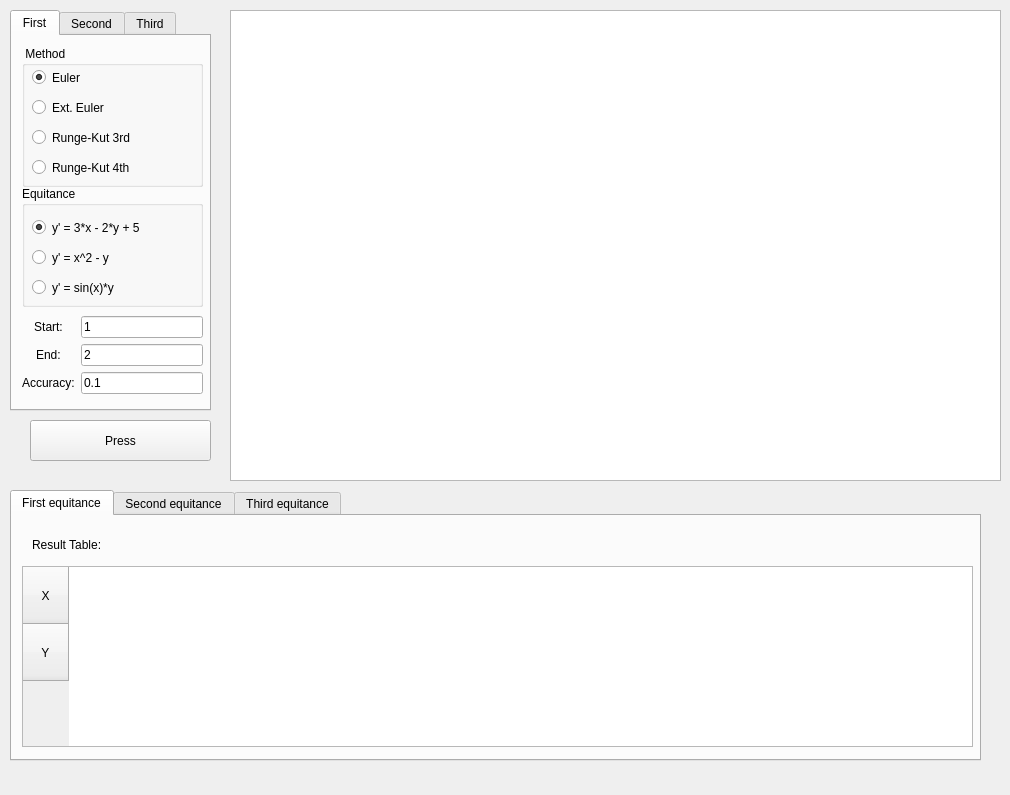
<?xml version="1.0" encoding="UTF-8"?>
<ui version="4.0">
 <class>MainWindow</class>
 <widget class="QMainWindow" name="MainWindow">
  <property name="geometry">
   <rect>
    <x>0</x>
    <y>0</y>
    <width>1010</width>
    <height>795</height>
   </rect>
  </property>
  <property name="windowTitle">
   <string>MainWindow</string>
  </property>
  <widget class="QWidget" name="centralwidget">
   <widget class="PlotWidget" name="graphicsView">
    <property name="geometry">
     <rect>
      <x>230</x>
      <y>10</y>
      <width>771</width>
      <height>471</height>
     </rect>
    </property>
   </widget>
   <widget class="QPushButton" name="btn">
    <property name="geometry">
     <rect>
      <x>30</x>
      <y>420</y>
      <width>181</width>
      <height>41</height>
     </rect>
    </property>
    <property name="text">
     <string>Press</string>
    </property>
   </widget>
   <widget class="QTabWidget" name="tab1">
    <property name="geometry">
     <rect>
      <x>10</x>
      <y>490</y>
      <width>971</width>
      <height>271</height>
     </rect>
    </property>
    <property name="currentIndex">
     <number>0</number>
    </property>
    <widget class="QWidget" name="tab">
     <attribute name="title">
      <string>First equitance</string>
     </attribute>
     <widget class="QLabel" name="label_4">
      <property name="geometry">
       <rect>
        <x>20</x>
        <y>20</y>
        <width>261</width>
        <height>17</height>
       </rect>
      </property>
      <property name="text">
       <string>Result Table:</string>
      </property>
     </widget>
     <widget class="QTableWidget" name="result_table">
      <property name="geometry">
       <rect>
        <x>10</x>
        <y>50</y>
        <width>951</width>
        <height>181</height>
       </rect>
      </property>
      <attribute name="horizontalHeaderMinimumSectionSize">
       <number>57</number>
      </attribute>
      <attribute name="verticalHeaderDefaultSectionSize">
       <number>57</number>
      </attribute>
      <row>
       <property name="text">
        <string>     X     </string>
       </property>
      </row>
      <row>
       <property name="text">
        <string>     Y     </string>
       </property>
      </row>
     </widget>
    </widget>
    <widget class="QWidget" name="tab_2">
     <attribute name="title">
      <string>Second equitance</string>
     </attribute>
     <widget class="QTableWidget" name="result_table_2">
      <property name="geometry">
       <rect>
        <x>10</x>
        <y>50</y>
        <width>951</width>
        <height>181</height>
       </rect>
      </property>
      <attribute name="horizontalHeaderMinimumSectionSize">
       <number>57</number>
      </attribute>
      <attribute name="verticalHeaderDefaultSectionSize">
       <number>57</number>
      </attribute>
      <row>
       <property name="text">
        <string>     X     </string>
       </property>
      </row>
      <row>
       <property name="text">
        <string>     Y     </string>
       </property>
      </row>
     </widget>
     <widget class="QLabel" name="label_5">
      <property name="geometry">
       <rect>
        <x>20</x>
        <y>20</y>
        <width>261</width>
        <height>17</height>
       </rect>
      </property>
      <property name="text">
       <string>Result Table:</string>
      </property>
     </widget>
    </widget>
    <widget class="QWidget" name="tab_3">
     <attribute name="title">
      <string>Third equitance</string>
     </attribute>
     <widget class="QLabel" name="label_6">
      <property name="geometry">
       <rect>
        <x>20</x>
        <y>20</y>
        <width>261</width>
        <height>17</height>
       </rect>
      </property>
      <property name="text">
       <string>Result Table:</string>
      </property>
     </widget>
     <widget class="QTableWidget" name="result_table_3">
      <property name="geometry">
       <rect>
        <x>10</x>
        <y>50</y>
        <width>951</width>
        <height>181</height>
       </rect>
      </property>
      <attribute name="horizontalHeaderMinimumSectionSize">
       <number>57</number>
      </attribute>
      <attribute name="verticalHeaderDefaultSectionSize">
       <number>57</number>
      </attribute>
      <row>
       <property name="text">
        <string>     X     </string>
       </property>
      </row>
      <row>
       <property name="text">
        <string>     Y     </string>
       </property>
      </row>
     </widget>
    </widget>
   </widget>
   <widget class="QTabWidget" name="tab2">
    <property name="geometry">
     <rect>
      <x>10</x>
      <y>10</y>
      <width>201</width>
      <height>401</height>
     </rect>
    </property>
    <property name="currentIndex">
     <number>0</number>
    </property>
    <widget class="QWidget" name="tab_4">
     <attribute name="title">
      <string>First</string>
     </attribute>
     <widget class="QGroupBox" name="groupBox">
      <property name="geometry">
       <rect>
        <x>10</x>
        <y>10</y>
        <width>181</width>
        <height>141</height>
       </rect>
      </property>
      <property name="title">
       <string> Method</string>
      </property>
      <widget class="QRadioButton" name="euler_method">
       <property name="geometry">
        <rect>
         <x>10</x>
         <y>20</y>
         <width>112</width>
         <height>23</height>
        </rect>
       </property>
       <property name="text">
        <string>Euler</string>
       </property>
       <property name="checked">
        <bool>true</bool>
       </property>
      </widget>
      <widget class="QRadioButton" name="ext_euler_method">
       <property name="geometry">
        <rect>
         <x>10</x>
         <y>50</y>
         <width>112</width>
         <height>23</height>
        </rect>
       </property>
       <property name="text">
        <string>Ext. Euler</string>
       </property>
      </widget>
      <widget class="QRadioButton" name="runge_kut_3_method">
       <property name="geometry">
        <rect>
         <x>10</x>
         <y>80</y>
         <width>131</width>
         <height>23</height>
        </rect>
       </property>
       <property name="text">
        <string>Runge-Kut 3rd</string>
       </property>
      </widget>
      <widget class="QRadioButton" name="runge_kut_4_method">
       <property name="geometry">
        <rect>
         <x>10</x>
         <y>110</y>
         <width>131</width>
         <height>23</height>
        </rect>
       </property>
       <property name="text">
        <string>Runge-Kut 4th</string>
       </property>
      </widget>
     </widget>
     <widget class="QGroupBox" name="groupBox_2">
      <property name="geometry">
       <rect>
        <x>10</x>
        <y>150</y>
        <width>181</width>
        <height>121</height>
       </rect>
      </property>
      <property name="title">
       <string>Equitance</string>
      </property>
      <widget class="QRadioButton" name="func_1">
       <property name="geometry">
        <rect>
         <x>10</x>
         <y>30</y>
         <width>161</width>
         <height>23</height>
        </rect>
       </property>
       <property name="text">
        <string>y' = 3*x - 2*y + 5</string>
       </property>
       <property name="checked">
        <bool>true</bool>
       </property>
      </widget>
      <widget class="QRadioButton" name="func_2">
       <property name="geometry">
        <rect>
         <x>10</x>
         <y>60</y>
         <width>141</width>
         <height>23</height>
        </rect>
       </property>
       <property name="text">
        <string>y' = x^2 - y</string>
       </property>
      </widget>
      <widget class="QRadioButton" name="func_3">
       <property name="geometry">
        <rect>
         <x>10</x>
         <y>90</y>
         <width>112</width>
         <height>23</height>
        </rect>
       </property>
       <property name="text">
        <string>y' = sin(x)*y</string>
       </property>
      </widget>
     </widget>
     <widget class="QWidget" name="formLayoutWidget">
      <property name="geometry">
       <rect>
        <x>10</x>
        <y>280</y>
        <width>181</width>
        <height>81</height>
       </rect>
      </property>
      <layout class="QFormLayout" name="formLayout">
       <property name="labelAlignment">
        <set>Qt::AlignCenter</set>
       </property>
       <property name="formAlignment">
        <set>Qt::AlignHCenter|Qt::AlignTop</set>
       </property>
       <item row="0" column="0">
        <widget class="QLabel" name="label">
         <property name="text">
          <string>Start:</string>
         </property>
         <property name="alignment">
          <set>Qt::AlignCenter</set>
         </property>
        </widget>
       </item>
       <item row="1" column="0">
        <widget class="QLabel" name="label_2">
         <property name="text">
          <string>End:</string>
         </property>
        </widget>
       </item>
       <item row="2" column="0">
        <widget class="QLabel" name="label_3">
         <property name="text">
          <string>Accuracy:</string>
         </property>
        </widget>
       </item>
       <item row="2" column="1">
        <widget class="QLineEdit" name="accuracy_edit">
         <property name="text">
          <string>0.1</string>
         </property>
        </widget>
       </item>
       <item row="0" column="1">
        <widget class="QLineEdit" name="start_edit">
         <property name="text">
          <string>1</string>
         </property>
        </widget>
       </item>
       <item row="1" column="1">
        <widget class="QLineEdit" name="end_edit">
         <property name="text">
          <string>2</string>
         </property>
        </widget>
       </item>
      </layout>
     </widget>
    </widget>
    <widget class="QWidget" name="tab_5">
     <attribute name="title">
      <string>Second</string>
     </attribute>
     <widget class="QGroupBox" name="groupBox_3">
      <property name="geometry">
       <rect>
        <x>10</x>
        <y>150</y>
        <width>181</width>
        <height>121</height>
       </rect>
      </property>
      <property name="title">
       <string>Equitance</string>
      </property>
      <widget class="QRadioButton" name="func_7">
       <property name="geometry">
        <rect>
         <x>10</x>
         <y>30</y>
         <width>161</width>
         <height>23</height>
        </rect>
       </property>
       <property name="text">
        <string>y' = 3*x - 2*y + 5</string>
       </property>
       <property name="checked">
        <bool>false</bool>
       </property>
      </widget>
      <widget class="QRadioButton" name="func_8">
       <property name="geometry">
        <rect>
         <x>10</x>
         <y>60</y>
         <width>141</width>
         <height>23</height>
        </rect>
       </property>
       <property name="text">
        <string>y' = x^2 - y</string>
       </property>
       <property name="checked">
        <bool>true</bool>
       </property>
      </widget>
      <widget class="QRadioButton" name="func_9">
       <property name="geometry">
        <rect>
         <x>10</x>
         <y>90</y>
         <width>112</width>
         <height>23</height>
        </rect>
       </property>
       <property name="text">
        <string>y' = sin(x)*y</string>
       </property>
      </widget>
     </widget>
     <widget class="QGroupBox" name="groupBox_4">
      <property name="geometry">
       <rect>
        <x>10</x>
        <y>10</y>
        <width>181</width>
        <height>141</height>
       </rect>
      </property>
      <property name="title">
       <string> Method</string>
      </property>
      <widget class="QRadioButton" name="euler_method_3">
       <property name="geometry">
        <rect>
         <x>10</x>
         <y>20</y>
         <width>112</width>
         <height>23</height>
        </rect>
       </property>
       <property name="text">
        <string>Euler</string>
       </property>
       <property name="checked">
        <bool>false</bool>
       </property>
      </widget>
      <widget class="QRadioButton" name="ext_euler_method_3">
       <property name="geometry">
        <rect>
         <x>10</x>
         <y>50</y>
         <width>112</width>
         <height>23</height>
        </rect>
       </property>
       <property name="text">
        <string>Ext. Euler</string>
       </property>
       <property name="checked">
        <bool>true</bool>
       </property>
      </widget>
      <widget class="QRadioButton" name="runge_kut_3_method_3">
       <property name="geometry">
        <rect>
         <x>10</x>
         <y>80</y>
         <width>131</width>
         <height>23</height>
        </rect>
       </property>
       <property name="text">
        <string>Runge-Kut 3rd</string>
       </property>
      </widget>
      <widget class="QRadioButton" name="runge_kut_4_method_3">
       <property name="geometry">
        <rect>
         <x>10</x>
         <y>110</y>
         <width>131</width>
         <height>23</height>
        </rect>
       </property>
       <property name="text">
        <string>Runge-Kut 4th</string>
       </property>
      </widget>
     </widget>
     <widget class="QWidget" name="formLayoutWidget_2">
      <property name="geometry">
       <rect>
        <x>10</x>
        <y>280</y>
        <width>181</width>
        <height>81</height>
       </rect>
      </property>
      <layout class="QFormLayout" name="formLayout_3">
       <property name="labelAlignment">
        <set>Qt::AlignCenter</set>
       </property>
       <property name="formAlignment">
        <set>Qt::AlignHCenter|Qt::AlignTop</set>
       </property>
       <item row="0" column="0">
        <widget class="QLabel" name="label_10">
         <property name="text">
          <string>Start:</string>
         </property>
         <property name="alignment">
          <set>Qt::AlignCenter</set>
         </property>
        </widget>
       </item>
       <item row="1" column="0">
        <widget class="QLabel" name="label_11">
         <property name="text">
          <string>End:</string>
         </property>
        </widget>
       </item>
       <item row="2" column="0">
        <widget class="QLabel" name="label_12">
         <property name="text">
          <string>Accuracy:</string>
         </property>
        </widget>
       </item>
       <item row="2" column="1">
        <widget class="QLineEdit" name="accuracy_edit_3">
         <property name="text">
          <string>0.1</string>
         </property>
        </widget>
       </item>
       <item row="0" column="1">
        <widget class="QLineEdit" name="start_edit_3">
         <property name="text">
          <string>1</string>
         </property>
        </widget>
       </item>
       <item row="1" column="1">
        <widget class="QLineEdit" name="end_edit_3">
         <property name="text">
          <string>2</string>
         </property>
        </widget>
       </item>
      </layout>
     </widget>
    </widget>
    <widget class="QWidget" name="tab_6">
     <attribute name="title">
      <string>Third</string>
     </attribute>
     <widget class="QGroupBox" name="groupBox_5">
      <property name="geometry">
       <rect>
        <x>10</x>
        <y>150</y>
        <width>181</width>
        <height>121</height>
       </rect>
      </property>
      <property name="title">
       <string>Equitance</string>
      </property>
      <widget class="QRadioButton" name="func_10">
       <property name="geometry">
        <rect>
         <x>10</x>
         <y>30</y>
         <width>161</width>
         <height>23</height>
        </rect>
       </property>
       <property name="text">
        <string>y' = 3*x - 2*y + 5</string>
       </property>
       <property name="checked">
        <bool>false</bool>
       </property>
      </widget>
      <widget class="QRadioButton" name="func_11">
       <property name="geometry">
        <rect>
         <x>10</x>
         <y>60</y>
         <width>141</width>
         <height>23</height>
        </rect>
       </property>
       <property name="text">
        <string>y' = x^2 - y</string>
       </property>
      </widget>
      <widget class="QRadioButton" name="func_12">
       <property name="geometry">
        <rect>
         <x>10</x>
         <y>90</y>
         <width>112</width>
         <height>23</height>
        </rect>
       </property>
       <property name="text">
        <string>y' = sin(x)*y</string>
       </property>
       <property name="checked">
        <bool>true</bool>
       </property>
      </widget>
     </widget>
     <widget class="QGroupBox" name="groupBox_6">
      <property name="geometry">
       <rect>
        <x>10</x>
        <y>10</y>
        <width>181</width>
        <height>141</height>
       </rect>
      </property>
      <property name="title">
       <string> Method</string>
      </property>
      <widget class="QRadioButton" name="euler_method_4">
       <property name="geometry">
        <rect>
         <x>10</x>
         <y>20</y>
         <width>112</width>
         <height>23</height>
        </rect>
       </property>
       <property name="text">
        <string>Euler</string>
       </property>
       <property name="checked">
        <bool>false</bool>
       </property>
      </widget>
      <widget class="QRadioButton" name="ext_euler_method_4">
       <property name="geometry">
        <rect>
         <x>10</x>
         <y>50</y>
         <width>112</width>
         <height>23</height>
        </rect>
       </property>
       <property name="text">
        <string>Ext. Euler</string>
       </property>
      </widget>
      <widget class="QRadioButton" name="runge_kut_3_method_4">
       <property name="geometry">
        <rect>
         <x>10</x>
         <y>80</y>
         <width>131</width>
         <height>23</height>
        </rect>
       </property>
       <property name="text">
        <string>Runge-Kut 3rd</string>
       </property>
       <property name="checked">
        <bool>true</bool>
       </property>
      </widget>
      <widget class="QRadioButton" name="runge_kut_4_method_4">
       <property name="geometry">
        <rect>
         <x>10</x>
         <y>110</y>
         <width>131</width>
         <height>23</height>
        </rect>
       </property>
       <property name="text">
        <string>Runge-Kut 4th</string>
       </property>
      </widget>
     </widget>
     <widget class="QWidget" name="formLayoutWidget_3">
      <property name="geometry">
       <rect>
        <x>10</x>
        <y>280</y>
        <width>181</width>
        <height>81</height>
       </rect>
      </property>
      <layout class="QFormLayout" name="formLayout_4">
       <property name="labelAlignment">
        <set>Qt::AlignCenter</set>
       </property>
       <property name="formAlignment">
        <set>Qt::AlignHCenter|Qt::AlignTop</set>
       </property>
       <item row="0" column="0">
        <widget class="QLabel" name="label_13">
         <property name="text">
          <string>Start:</string>
         </property>
         <property name="alignment">
          <set>Qt::AlignCenter</set>
         </property>
        </widget>
       </item>
       <item row="1" column="0">
        <widget class="QLabel" name="label_14">
         <property name="text">
          <string>End:</string>
         </property>
        </widget>
       </item>
       <item row="2" column="0">
        <widget class="QLabel" name="label_15">
         <property name="text">
          <string>Accuracy:</string>
         </property>
        </widget>
       </item>
       <item row="2" column="1">
        <widget class="QLineEdit" name="accuracy_edit_4">
         <property name="text">
          <string>0.1</string>
         </property>
        </widget>
       </item>
       <item row="0" column="1">
        <widget class="QLineEdit" name="start_edit_4">
         <property name="text">
          <string>1</string>
         </property>
        </widget>
       </item>
       <item row="1" column="1">
        <widget class="QLineEdit" name="end_edit_4">
         <property name="text">
          <string>2</string>
         </property>
        </widget>
       </item>
      </layout>
     </widget>
    </widget>
   </widget>
  </widget>
  <widget class="QMenuBar" name="menubar">
   <property name="geometry">
    <rect>
     <x>0</x>
     <y>0</y>
     <width>1010</width>
     <height>21</height>
    </rect>
   </property>
  </widget>
 </widget>
 <customwidgets>
  <customwidget>
   <class>PlotWidget</class>
   <extends>QGraphicsView</extends>
   <header>pyqtgraph</header>
  </customwidget>
 </customwidgets>
 <resources/>
 <connections/>
</ui>
